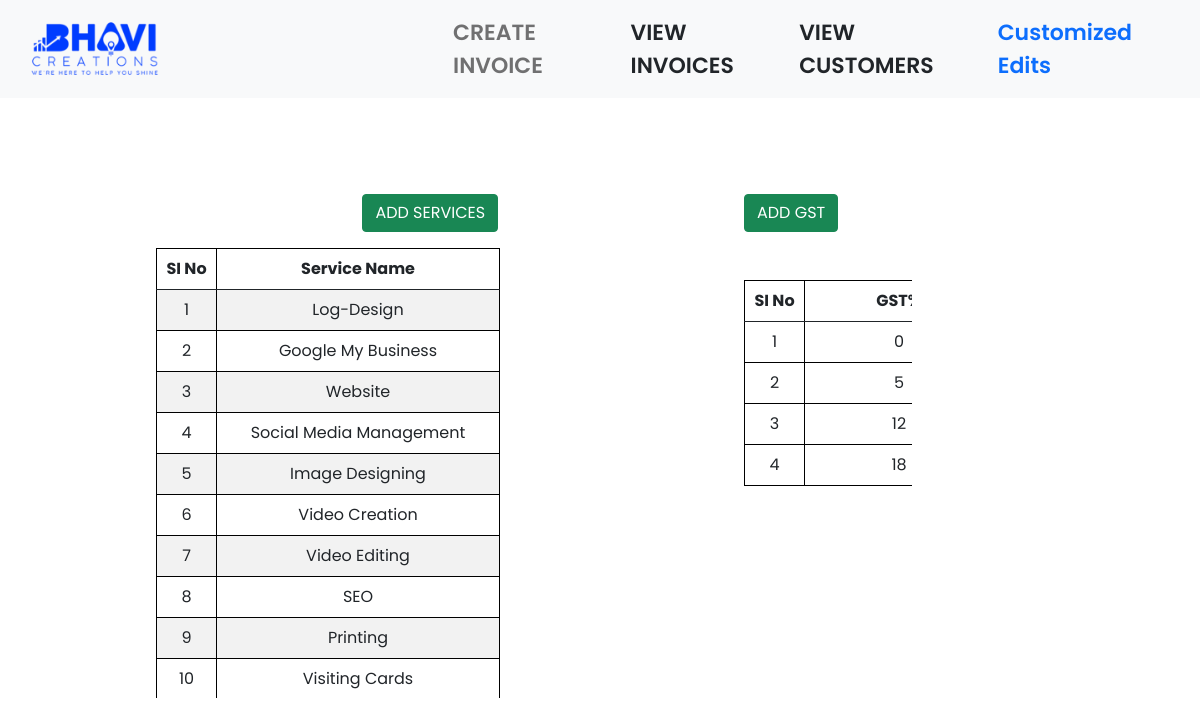
Before: /customized_edits.php with the older database file.
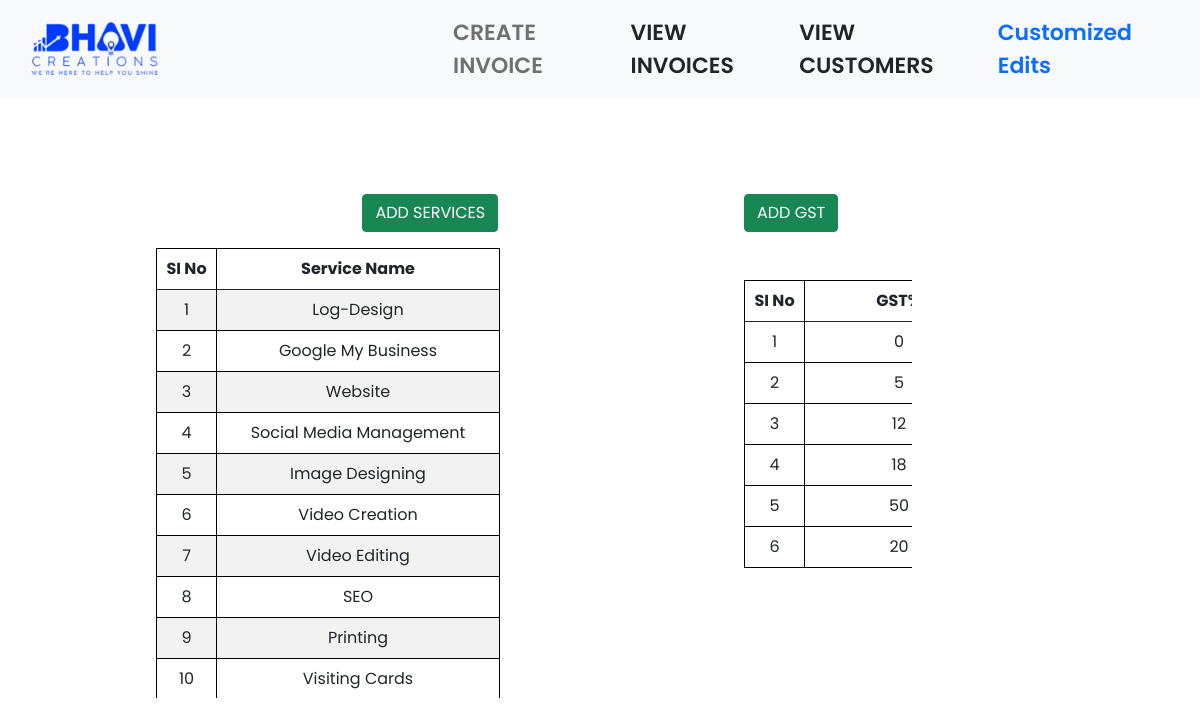
After: the same page with the newer database file.
### tables this page shows
CREATE TABLE `service_names` (
  `si_No` int(11) NOT NULL,
  `service_Name` varchar(150) NOT NULL
);

CREATE TABLE `gst_no` (
  `si_No` int(11) NOT NULL,
  `gst` int(11) NOT NULL
);

### customized_edits.php (the view, shortened to what this page needs)
<!DOCTYPE html>
<html lang="en">
<head>
    <link href="https://cdn.jsdelivr.net/npm/bootstrap@5.0.2/dist/css/bootstrap.min.css" rel="stylesheet">
    <link rel="stylesheet" href="img/style.css">
</head>
<body>
    <header>
    <nav class="navbar navbar-expand-lg navbar-light bg-light d-none d-lg-block">
            <div class="container-fluid">
                <a class="navbar-brand" href="#"><img src="img/Bhavi-Logo-2.png" alt="" height="50%" width="50%"></a>
                <div class="collapse navbar-collapse ms-auto " id="navbarNav">
                    <ul class="navbar-nav " style="margin-left: 10%;">
                        <li class="nav-item pe-5">
                            <a class="nav-link text-darky" href="invoice.php">CREATE INVOICE</a>
                        </li>
                        <li class="nav-item pe-5">
                            <a class="nav-link text-dark" href="viewinvoices.php">VIEW INVOICES</a>
                        </li>
                        <li class="nav-item pe-5">
                            <a class="nav-link text-dark" href="viewcustomers.php">VIEW CUSTOMERS</a>
                        </li>
                        <li class="nav-item pe-5">
                            <a class="nav-link active text-primary" href="customized_edits.php">Customized Edits</a>
                        </li>
                    </ul>
                </div>
            </div>
        </nav>
    </header>
    <div class="row mt-5 ps-5">
        <div class="col-6 ps-5">
        <div class="col-6 ps-5" style="margin-left: 30%;">
        <div class="container mt-5 ms-5">
                    <p class=""><a href="#" class="btn btn-success" id="add_service">ADD SERVICES</a></p>
        </div>
        </div>
          <div class="col-10 ps-5">
                <div class="container-fluid">
                    <div class="table-container" style="height: 450px; overflow-y: auto;">
                        <table class="table table-striped viewinvoicetable" style="width: 100%;">
                            <thead class="table-head">
                                <th style="width: 60px;">SI No</th>
                                <th>Service Name</th>
                            </thead>
                            <tbody>
                                <?php
                                require_once('bhavidb.php');
                                $sql = "SELECT * FROM service_names";
                                $res = $conn->query($sql);
                                while ($row = mysqli_fetch_assoc($res)) {
                                    echo "<tr>";
                                    echo "<td>" . $row['si_No'] . "</td>";
                                    echo "<td>" . $row['service_Name'] . "</td>";
                                    echo "</tr>";
                                }
                                ?>
                            </tbody>
                        </table>
                    </div>
                </div>
           </div>
            </div>
      <div class="col-6 mt-5 ps-5">
           <div class="col-6 ps-5 ">
           <div class="container">
                <p class=""><a href="#" class="btn btn-success" id="add_gst">ADD GST</a></p>
            </div>
            </div>
        <div class="col-6 mt-5 ps-5">
                <div class="container   justify-content-center">
                        <div class="table-responsive">
                            <table class="table table-stripped viewinvoicetable" style="width: 250px;">
                                <thead>
                                    <th style=" width: 60px;">SI No</th>
                                    <th>GST%</th>
                                </thead>
                                <tbody>
                                    <?php
                                    require_once('bhavidb.php');
                                    $sql = "SELECT * FROM gst_no";
                                    $res = $conn->query($sql);
                                    if ($res === false) {
                                    } else {
                                        while ($row = mysqli_fetch_assoc($res)) {
                                            echo "<tr>";
                                            echo "<td>" . $row['si_No'] . "</td>";
                                            echo "<td>" . $row['gst'] . "</td>";
                                            echo "</tr>";
                                        }
                                    }
                                    ?>
                                </tbody>
                            </table>
                        </div>
                    </div>
        </div>
      </div>
    </div>
</body>
</html>

Changed rows visible on the page:
added gst_no: si_No "5", gst "50"
added gst_no: si_No "6", gst "20"
